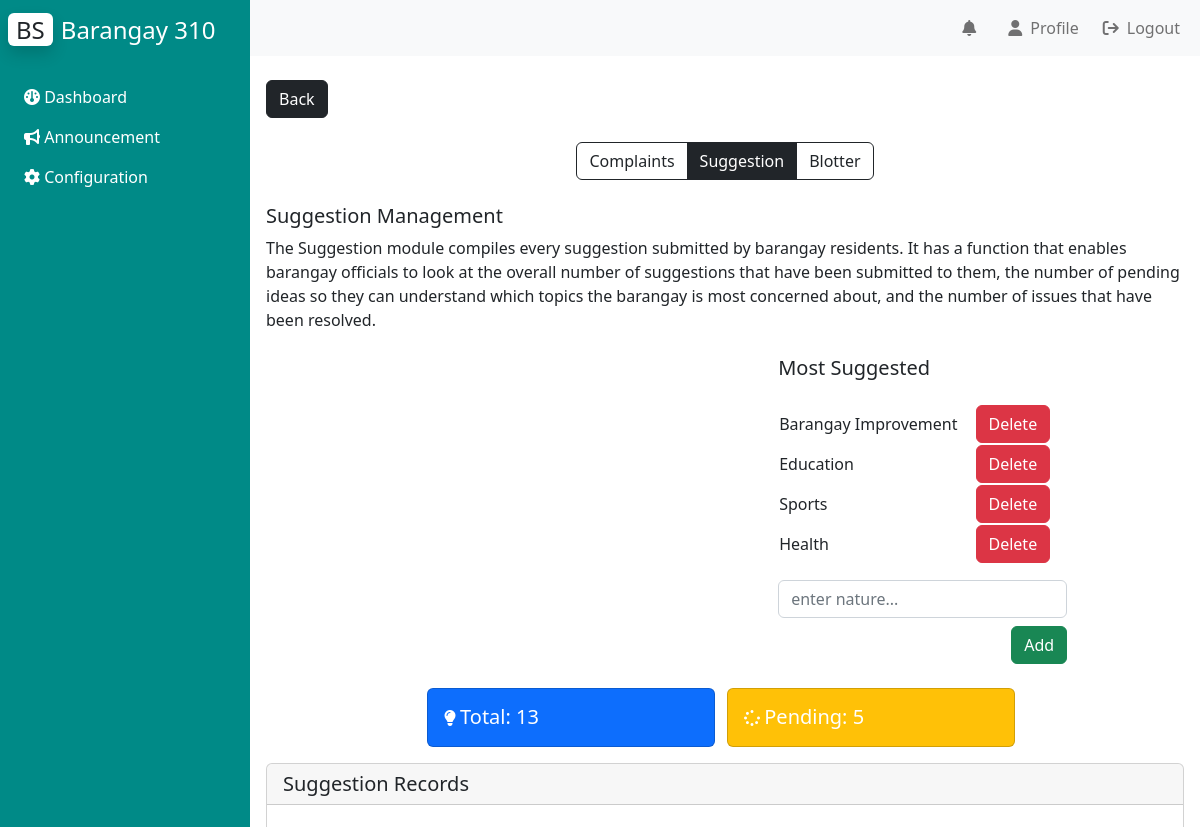
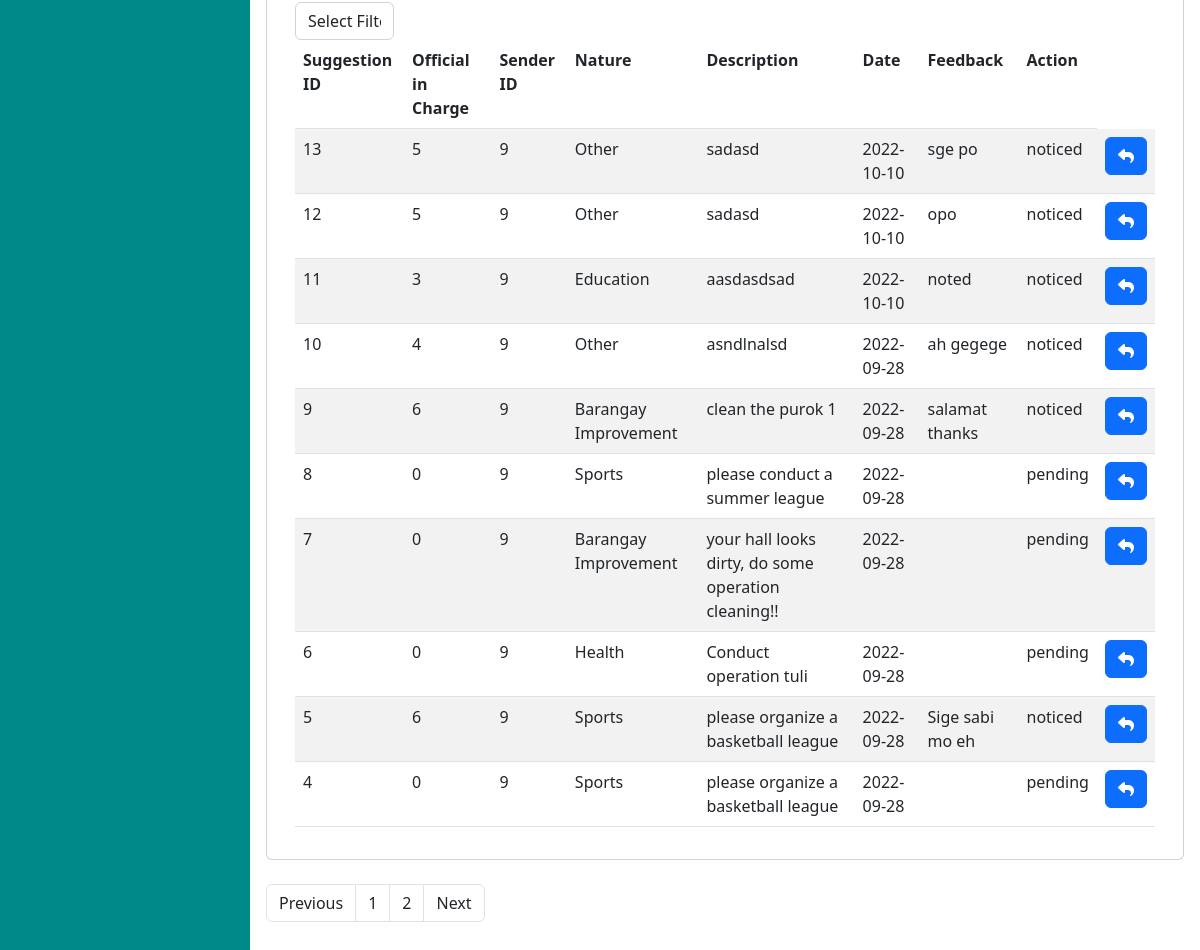
Page /Admin/case_management/suggestion_management/suggestion_management.php (signed in) on the committed database (2 pictures, top to bottom).
### tables this page shows
CREATE TABLE `bgy_info` (
  `id` int(10) NOT NULL AUTO_INCREMENT,
  `color_theme` varchar(10) NOT NULL,
  `logo_url` text NOT NULL,
  `bgy_name` text NOT NULL,
  `vision` text DEFAULT NULL,
  `mission` text DEFAULT NULL,
  `city` varchar(50) DEFAULT NULL,
  `background_url` varchar(100) DEFAULT NULL,
  PRIMARY KEY (`id`)
);

CREATE TABLE `case_option` (
  `id` int(11) NOT NULL AUTO_INCREMENT,
  `complaint_nature` varchar(50) NOT NULL,
  `suggestion_nature` varchar(50) NOT NULL,
  PRIMARY KEY (`id`)
);

CREATE TABLE `suggestion_table` (
  `suggestion_ID` int(11) NOT NULL AUTO_INCREMENT,
  `official_ID` int(11) DEFAULT NULL,
  `sender_ID` int(11) NOT NULL,
  `suggestion_nature` varchar(50) NOT NULL,
  `suggestion_desc` varchar(100) NOT NULL,
  `suggestion_date` date NOT NULL,
  `suggestion_feedback` varchar(100) NOT NULL,
  `suggestion_status` varchar(10) DEFAULT NULL,
  PRIMARY KEY (`suggestion_ID`),
  KEY `OFFICIAL` (`official_ID`),
  KEY `RESIDENT` (`sender_ID`),
  CONSTRAINT `OFFICIAL` FOREIGN KEY (`official_ID`) REFERENCES `tblofficial` (`official_id`) ON DELETE NO ACTION ON UPDATE NO ACTION,
  CONSTRAINT `RESIDENT` FOREIGN KEY (`sender_ID`) REFERENCES `resident_table` (`id`) ON DELETE NO ACTION ON UPDATE NO ACTION
);

### phpfiles/bgy_info.php (called while the page is built)
<?php
    include("connection.php");
    $query = "SELECT * FROM bgy_info;";
    $result = $conn -> query($query);
    $row = $result -> fetch_array();
?>

### phpfiles/case_option.php (called while the page is built)
<?php
    include("connection.php");
    $query = "SELECT * FROM case_option;";
    $result = $conn -> query($query);
?>

### Admin/case_management/suggestion_management/suggestion_management.php (the view, shortened to what this page needs)
<?php
include('../../../phpfiles/connection.php');
?>
<!DOCTYPE html>
<html lang="en" dir="ltr">
<head>
    <link rel="stylesheet" href="style.css">
    <link href="https://cdn.jsdelivr.net/npm/bootstrap@5.2.0/dist/css/bootstrap.min.css" rel="stylesheet">
    <link rel="stylesheet" href="https://cdnjs.cloudflare.com/ajax/libs/font-awesome/6.1.2/css/all.min.css"/>
</head>
<body>
    <div class="main_container d-flex">
        <div class="sidebar" id="side_nav" style="background: <?php
        include("../../../phpfiles/bgy_info.php");
        echo $row[1];
        ?>">
            <div class="header-box px-2 pt-3 pb-4 d-flex justify-content-between">
                <h1 class=fs-4><span class="bg-white text-dark rounded shadow px-2 me-2">BS</span><span class="text-white">Barangay <?php
                                                                                                                                    include("../../../phpfiles/bgy_info.php");
                                                                                                                                    echo $row[3];
                                                                                                                                    ?></span></h1>
            </div>
            <ul class="list-unstyled px-2">
            <li class=""><a href="../../dashboard/dashboard.php" class="text-decoration-none px-3 py-2 d-block"><i class="fa-solid fa-gauge"></i>&nbsp;Dashboard</a></li>
            <li class=""><a href="../../announcement/announcement.php" class="text-decoration-none px-3 py-2 d-block"><i class="fa-solid fa-bullhorn"></i>&nbsp;Announcement</a></li>
            <li class=""><a href="../../configuration/configuration.php" class="text-decoration-none px-3 py-2 d-block"><i class="fa-solid fa-gear"></i>&nbsp;Configuration</a></li>
            </ul>
        </div>
        <div class="content">
            <nav class="navbar navbar-expand-lg navbar-light bg-light">
                <div class="container-fluid">
                    <?php
                        $queryc = "SELECT * FROM admin_notification WHERE status = '0'";
                        $resultc = $conn -> query($queryc);
                        $count = mysqli_num_rows($resultc);
                    ?>
                    <div class="collapse navbar-collapse justify-content-end" id="navbarSupportedContent">
                        <ul class="navbar-nav mb-2 mb-lg-0">
                            <li class="nav-item dropdown">
                                <a class="nav-link" aria-current="page" href="#" data-bs-toggle="dropdown" aria-expanded="false">
                                    <i class="fa-solid fa-bell px-2"></i><?php if($count != 0){?>
                                    <span class="bg-danger rounded-pill text-white badge" style = "position:relative;top:-10px;left:-20px;"><?php echo $count?></span>
                                    <?php }?>
                                </a>
                            </li>
                            <li class="nav-item">
                                <a class="nav-link" aria-current="page" href="../../../admin_profile_management/profile.php"><i class="fa-solid fa-user px-2"></i>Profile</a>
                            </li>
                            <li class="nav-item">
                                <a href="../../Login/logout.php" class="nav-link" aria-current="page"><i class="fa-solid fa-arrow-right-from-bracket px-2"></i>Logout</a>
                            </li>
                        </ul>
                    </div>
                </div>
            </nav>
            <div class="dashboard-content px-3 py-4">
                <a href="../../dashboard/dashboard.php"><button type="button" class="btn btn-dark">Back</button></a>
                <br>
                <br>
                <div class="d-flex justify-content-center">
                    <div class="btn-group">
                        <a href="../case_management.php"class="btn btn-outline-dark">Complaints</an>
                        <a href="#" class="btn btn-outline-dark active">Suggestion</a>
                        <a href="../blotter_management/blotter_management.php" class="btn btn-outline-dark">Blotter</a>
                    </div>
                </div>
                <br>
                <h2 class="fs-5">Suggestion Management</h2>
                <p>The Suggestion module compiles every suggestion submitted by barangay residents. It has a function that enables barangay officials to look at the overall number
                    of suggestions that have been submitted to them, the number of pending ideas so they can understand which topics the barangay is most concerned about,
                    and the number of issues that have been resolved.</p>
                <div id="donutchart" style="width: 500px; height: 300px;display: inline-block;  vertical-align:top;"></div>
                <div style="display: inline-block; vertical-align:top;">
                    <table class="table table-borderless">
                        <tr>
                            <td><h5>Most Suggested</h5></td>
                        </tr>
                        <tr>
                            <td style="vertical-align: top;">
                                <table>
                                <?php
                                    include('../../../phpfiles/case_option.php');
                                    while($row = $result -> fetch_array()){
                                    if($row["suggestion_nature"] != ''){ ?>
                                    <form action="../delete_option.php" method="post">
                                        <tr>
                                        <td><?php echo $row["suggestion_nature"]; ?></td>
                                        <td><input class="btn btn-danger mx-3" type='submit' name='delete_nature' value='Delete'></td>
                                        </tr>
                                    </form>
                                    <?php
                                        }
                                    }
                                    ?>
                                </table>
                            </td>
                        </tr>
                        <tr>
                            <form action="../add_option.php" method="post">
                                <td><input class="form-control" type="text" name= "suggestion" placeholder="enter nature...">
                                <div class="d-flex flex-row-reverse">
                                    <input class="mt-2 btn btn-success" type="submit" name="add_suggestion" value="Add">
                                </div></td>
                            </form>
                        </tr>
                    </table>
                </div>
                <?php $comp_query1 = "SELECT COUNT(suggestion_ID) FROM suggestion_table;";
                    $comp_result1 = $conn -> query($comp_query1);
                    $comp_row1 = $comp_result1 -> fetch_array();
                    $total = $comp_row1[0];
                    $comp_query2 = "SELECT COUNT(suggestion_ID) FROM suggestion_table WHERE suggestion_status = 'pending';";
                    $comp_result2 = $conn -> query($comp_query2);
                    $comp_row2 = $comp_result2 -> fetch_array();
                    $pending = $comp_row2[0];?>
                <div class="d-flex justify-content-center">
                    <div>
                        <div class="card mb-3 me-2 bg-primary" style="width: 18rem;display: inline-block;">
                            <div class="card-body">
                                <div class="d-inline text-white">
                                    <i class="fa-solid fa-lightbulb"></i>&nbsp;<h5 class="d-inline">Total: <?php echo $total;?></h5>
                                </div>
                            </div>
                        </div>
                        <div class="card mb-3 me-2 bg-warning" style="width: 18rem;display: inline-block;">
                            <div class="card-body">
                                <div class="d-inline text-white">
                                    <i class="fa-sharp fa-solid fa-spinner"></i>&nbsp;<h5 class="d-inline">Pending: <?php echo $pending;?></h5>
                                </div>
                            </div>
                        </div>
                    </div>
                </div>
                <div class="card">
                    <h5 class="card-header">Suggestion Records</h5>
                    <div class="card-body">
                        <div class="container-fluid">
                            <div>
                                <div class="row">
                                    <div class="col-md pt-2">
                                        <select class="form-control w-50" name="filter" id="filter">
                                            <option value="" disabled selected>Select Filter</option>
                                        </select>
                                    </div>
                                    <div class="col-md pt-2">
                                    </div>
                                    <div class="col-md pt-2">
                                    </div>
                                    <div class="col-md pt-2">
                                    </div>
                                </div>
                            </div>
                            <div class="table-responsive" style="width: 100%;">
                                <table class="table table-striped">
                                    <thead>
                                        <tr class="align-top">
                                            <th>Suggestion ID</th>
                                            <th>Official in Charge</th>
                                            <th>Sender ID</th>
                                            <th>Nature</th>
                                            <th>Description</th>
                                            <th>Date</th>
                                            <th>Feedback</th>
                                            <th>Action</th>
                                        </tr>
                                    </thead>
                                    <?php
                                    if(isset($_GET['page'])){
                                        $page = $_GET['page'];
                                    } else {
                                        $page = $_GET['page'];
                                    }
                                    $start = ($page-1) * 10;
                                    $query = "SELECT * FROM suggestion_table ORDER BY suggestion_ID DESC LIMIT $start, 10;";
                                    $result = $conn -> query($query);
                                    $result1 = $conn -> query("SELECT count(suggestion_ID) as id FROM suggestion_table;");
                                    $resCount = $result1->fetch_assoc();
                                    $total = $resCount['id'];
                                    $pages = ceil($total / 10);
                                    if($page > 1){
                                        $previous = $page - 1;
                                    } else {
                                        $previous = $page;
                                    }
                                    if($page < $pages){
                                        $next = $page + 1;
                                    } else {
                                        $next = $page;
                                    }
                                    while($row = $result->fetch_assoc()){ ?>
                                    <tr>
                                        <td><?php echo $row["suggestion_ID"]; ?></td>
                                        <td><?php echo $row["official_ID"]; ?></td>
                                        <td><?php echo $row["sender_ID"]; ?></td>
                                        <td><?php echo $row["suggestion_nature"]; ?></td>
                                        <td><?php echo $row["suggestion_desc"]; ?></td>
                                        <td><?php echo $row["suggestion_date"]; ?></td>
                                        <td><?php echo $row["suggestion_feedback"]; ?></td>
                                        <td><?php echo $row["suggestion_status"]; ?></td>
                                        <td><div class="btn-group" role="group" aria-label="Basic example">
                                            <button data-id="<?php echo $row['suggestion_ID']; ?>" class="sendfeedback btn btn-primary"><i class="fa-solid fa-reply"></i></button>
                                            </div>
                                        </td>
                                    </tr>
                                    <?php } ?>
                                </table>
                            </div>
                        </div>
                    </div>
                </div><br>
                <nav aria-label="Page navigation example">
                    <ul class="pagination">
                        <li class="page-item"><a class="page-link text-dark" href="suggestion_management.php?page=<?php echo $previous;?>">Previous</a></li>
                        <?php for($i=1; $i<=$pages;$i++)
                        {?>
                            <li class="page-item"><a class="page-link text-dark" href="suggestion_management.php?page=<?php echo $i;?>"><?php echo $i;?></a></li>
                        <?php
                        }?>
                        <li class="page-item"><a class="page-link text-dark" href="suggestion_management.php?page=<?php echo $next;?>">Next</a></li>
                    </ul>
                </nav>
            </div>
        </div>
    </div>
</body>
</html>

### Admin/case_management/suggestion_management/style.css (style rules this page uses)
body { background: #eee; }
#side_nav { background: #000; min-width: 250px; max-width: 250px; transition: all 0.3s; }
.content { min-height: 100vh; width: calc(100% - 250px); }
.sidebar li a { color: #fff; }

### rows in the picture
bgy_info: bgy_name "310"
case_option: suggestion_nature "Barangay Improvement"
case_option: suggestion_nature "Education"
case_option: suggestion_nature "Sports"
case_option: suggestion_nature "Health"
suggestion_table: suggestion_ID "13", official_ID "5", sender_ID "9", suggestion_nature "Other", suggestion_desc "sadasd", suggestion_date "2022-10-10", suggestion_feedback "sge po", suggestion_status "noticed"
suggestion_table: suggestion_ID "12", official_ID "5", sender_ID "9", suggestion_nature "Other", suggestion_desc "sadasd", suggestion_date "2022-10-10", suggestion_feedback "opo", suggestion_status "noticed"
suggestion_table: suggestion_ID "11", official_ID "3", sender_ID "9", suggestion_nature "Education", suggestion_desc "aasdasdsad", suggestion_date "2022-10-10", suggestion_feedback "noted", suggestion_status "noticed"
suggestion_table: suggestion_ID "10", official_ID "4", sender_ID "9", suggestion_nature "Other", suggestion_desc "asndlnalsd", suggestion_date "2022-09-28", suggestion_feedback "ah gegege", suggestion_status "noticed"
suggestion_table: suggestion_ID "9", official_ID "6", sender_ID "9", suggestion_nature "Barangay Improvement", suggestion_desc "clean the purok 1", suggestion_date "2022-09-28", suggestion_feedback "salamat thanks", suggestion_status "noticed"
suggestion_table: suggestion_ID "8", official_ID "0", sender_ID "9", suggestion_nature "Sports", suggestion_desc "please conduct a summer league", suggestion_date "2022-09-28", suggestion_status "pending"
suggestion_table: suggestion_ID "7", official_ID "0", sender_ID "9", suggestion_nature "Barangay Improvement", suggestion_desc "your hall looks dirty, do some operation cleaning!!", suggestion_date "2022-09-28", suggestion_status "pending"
suggestion_table: suggestion_ID "6", official_ID "0", sender_ID "9", suggestion_nature "Health", suggestion_desc "Conduct operation tuli", suggestion_date "2022-09-28", suggestion_status "pending"
suggestion_table: suggestion_ID "5", official_ID "6", sender_ID "9", suggestion_nature "Sports", suggestion_desc "please organize a basketball league", suggestion_date "2022-09-28", suggestion_feedback "Sige sabi mo eh", suggestion_status "noticed"
suggestion_table: suggestion_ID "4", official_ID "0", sender_ID "9", suggestion_nature "Sports", suggestion_desc "please organize a basketball league", suggestion_date "2022-09-28", suggestion_status "pending"

### other values in the picture
$total "13"
$pending "5"
